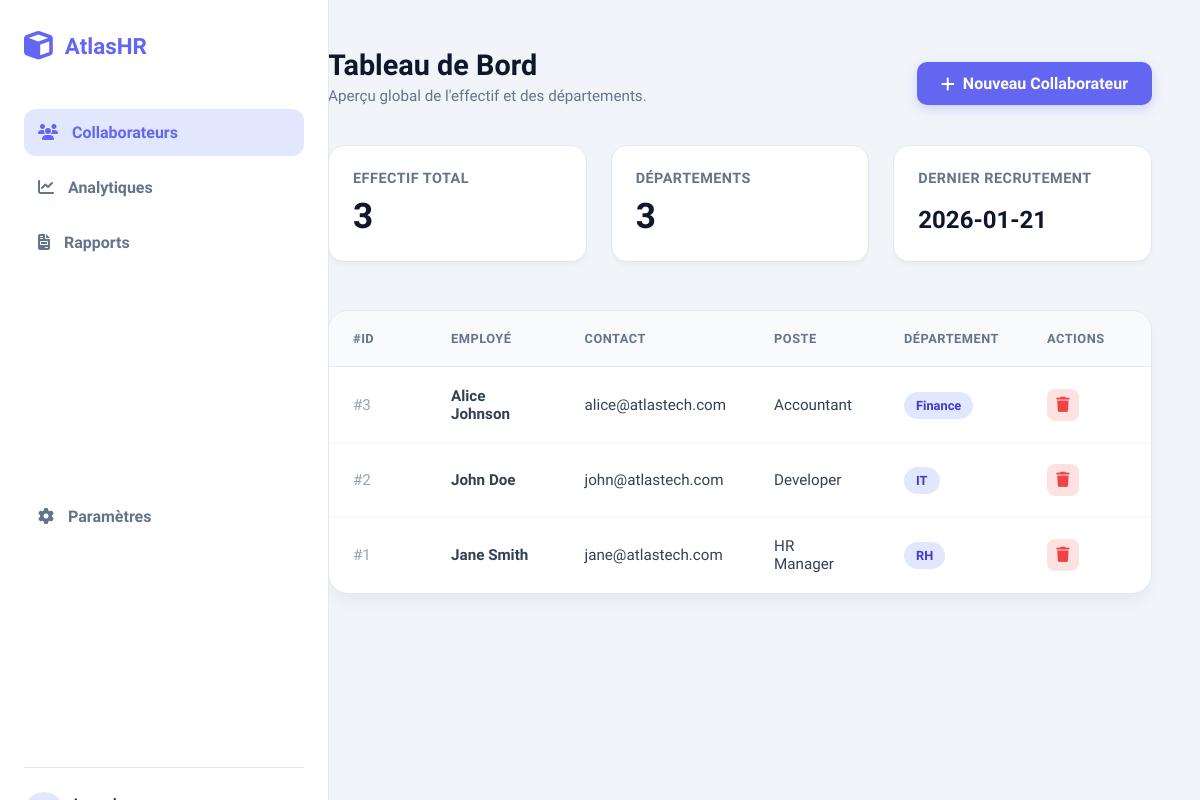
The app's page /index.php (signed in), older data.
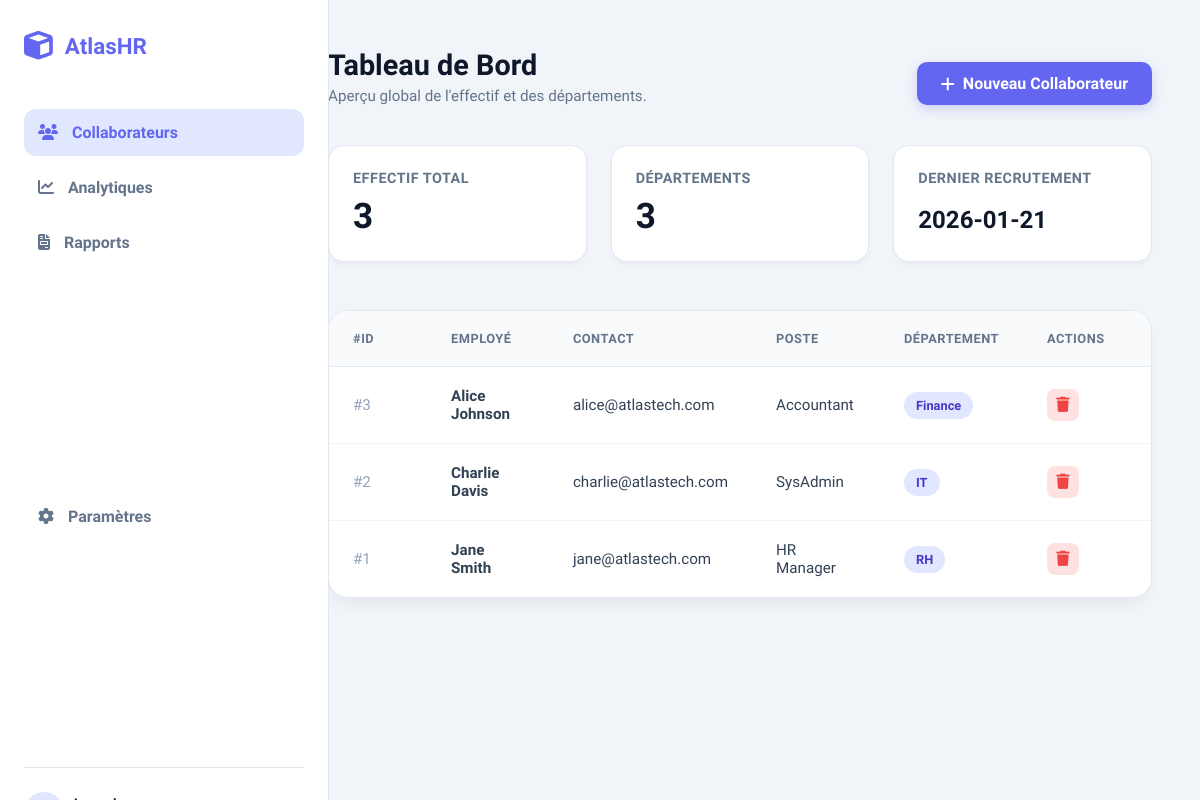
The same page, newer data.
### tables this page shows
CREATE TABLE employees (
    id INT AUTO_INCREMENT PRIMARY KEY,
    username VARCHAR(50) UNIQUE NOT NULL,
    password VARCHAR(255) NOT NULL,  
    first_name VARCHAR(50) NOT NULL,
    last_name VARCHAR(50) NOT NULL,
    email VARCHAR(100) NOT NULL,
    position VARCHAR(50) NOT NULL,
    department VARCHAR(50) NOT NULL,
    salary DECIMAL(10, 2),
    hired_date DATE DEFAULT CURRENT_DATE
);

### index.php (the view, shortened to what this page needs)
<?php
include 'db.php';
?>
<!DOCTYPE html>
<html lang="fr">
<head>
    <link href="https://cdnjs.cloudflare.com/ajax/libs/font-awesome/6.4.0/css/all.min.css" rel="stylesheet">
</head>
<body>
    <nav class="sidebar">
        <div class="brand">
            <i class="fas fa-cube"></i> AtlasHR
        </div>
        <a href="#" class="nav-link active">
            <i class="fas fa-users"></i>
            Collaborateurs
        </a>
        <a href="#" class="nav-link">
            <i class="fas fa-chart-line"></i>
            Analytiques
        </a>
        <a href="#" class="nav-link">
            <i class="fas fa-file-invoice"></i>
            Rapports
        </a>
        <a href="#" class="nav-link" style="margin-top:auto;">
            <i class="fas fa-cog"></i>
            Paramètres
        </a>
        <div class="user-block">
            <div class="user-info">
                <div class="user-avatar">
                </div>
            </div>
        </div>
    </nav>
    <main class="main-content">
        <div class="header">
            <div>
                <h1>Tableau de Bord</h1>
                <p class="subtitle">Aperçu global de l'effectif et des départements.</p>
            </div>
            <a href="create.php" class="btn-add">
                <i class="fas fa-plus"></i> Nouveau Collaborateur
            </a>
        </div>
        <?php
            $total_emp = $conn->query("SELECT count(*) as c FROM employees")->fetch_assoc()['c'];
            $total_depts = $conn->query("SELECT count(distinct department) as c FROM employees")->fetch_assoc()['c'];
            $latest_hire = $conn->query("SELECT hired_date FROM employees ORDER BY hired_date DESC LIMIT 1")->fetch_assoc()['hired_date'] ?? 'N/A';
        ?>
        <div class="stats-grid">
            <div class="stat-card">
                <div class="stat-meta">Effectif Total</div>
                <div class="stat-value"><?php echo $total_emp; ?></div>
            </div>
            <div class="stat-card">
                <div class="stat-meta">Départements</div>
                <div class="stat-value"><?php echo $total_depts; ?></div>
            </div>
            <div class="stat-card">
                <div class="stat-meta">Dernier Recrutement</div>
                <div class="stat-value" style="font-size:1.5rem; margin-top:1.2rem;"><?php echo $latest_hire; ?></div>
            </div>
        </div>
        <div class="table-wrapper">
            <table>
                <thead>
                    <tr>
                        <th width="50">#ID</th>
                        <th>Employé</th>
                        <th>Contact</th>
                        <th>Poste</th>
                        <th>Département</th>
                        <th width="80" class="text-end">Actions</th>
                    </tr>
                </thead>
                <tbody>
                    <?php
                    $sql = "SELECT * FROM employees ORDER BY id DESC";
                    $result = $conn->query($sql);
                    if ($result->num_rows > 0) {
                        while($row = $result->fetch_assoc()) {
                            echo "<tr>
                                <td style='color:#94a3b8;'>#" . $row["id"] . "</td>
                                <td>
                                    <div style='font-weight:700;'>" . $row["first_name"] . " " . $row["last_name"] . "</div>
                                </td>
                                <td>" . $row["email"] . "</td>
                                <td>" . $row["position"] . "</td>
                                <td><span class='badge'>" . $row["department"] . "</span></td>
                                <td>
                                    <a href='delete.php?id=" . $row["id"] . "' class='action-btn' onclick='return confirm(\"Supprimer cet employé ?\")'>
                                        <i class='fas fa-trash'></i>
                                    </a>
                                </td>
                            </tr>";
                        }
                    } else {
                        echo "<tr><td colspan='6' style='text-align:center; padding:2rem; color:#94a3b8;'>Aucun collaborateur trouvé.</td></tr>";
                    }
                    ?>
                </tbody>
            </table>
        </div>
    </main>
</body>
</html>

### index.php (style rules this page uses)
:root { --primary: #6366f1; --primary-light: #e0e7ff; --secondary: #64748b; --bg-body: #f1f5f9; --bg-card: #ffffff; --text-dark: #1e293b; --text-light: #64748b; --sidebar-width: 280px; }
body { font-family: 'Plus Jakarta Sans', sans-serif; background-color: var(--bg-body); margin: 0; display: flex; min-height: 100vh; color: var(--text-dark); }
.sidebar { width: var(--sidebar-width); background: #ffffff; border-right: 1px solid #e2e8f0; display: flex; flex-direction: column; position: fixed; height: 100vh; padding: 2rem 1.5rem; z-index: 100; }
.brand { display: flex; align-items: center; gap: 12px; font-size: 1.4rem; font-weight: 800; color: var(--primary); margin-bottom: 3rem; }
.brand i { font-size: 1.8rem; }
.nav-link { display: flex; align-items: center; gap: 14px; padding: 14px; color: var(--secondary); text-decoration: none; border-radius: 12px; font-weight: 600; margin-bottom: 0.5rem; transition: all 0.2s; }
.nav-link:hover, .nav-link.active { background-color: var(--primary-light); color: var(--primary); }
.user-block { margin-top: auto; border-top: 1px solid #e2e8f0; padding-top: 1.5rem; display: flex; align-items: center; justify-content: space-between; }
.user-info { display: flex; align-items: center; gap: 10px; }
.user-avatar { width: 40px; height: 40px; border-radius: 50%; background: var(--primary-light); color: var(--primary); display: flex; align-items: center; justify-content: center; font-weight: 700; }
.main-content { margin-left: var(--sidebar-width); flex: 1; padding: 3rem; }
.header { display: flex; justify-content: space-between; align-items: flex-end; margin-bottom: 2.5rem; }
h1 { margin: 0; font-size: 1.8rem; font-weight: 700; color: #0f172a; }
p.subtitle { margin: 5px 0 0; color: var(--text-light); font-size: 0.95rem; }
.btn-add { background: var(--primary); color: white; padding: 12px 24px; border-radius: 10px; text-decoration: none; font-weight: 600; display: inline-flex; align-items: center; gap: 8px; box-shadow: 0 4px 12px rgba(99, 102, 241, 0.25); transition: transform 0.2s; }
.stats-grid { display: grid; grid-template-columns: repeat(3, 1fr); gap: 1.5rem; margin-bottom: 3rem; }
.stat-card { background: white; padding: 1.5rem; border-radius: 16px; border: 1px solid #e2e8f0; box-shadow: 0 4px 6px -2px rgba(0, 0, 0, 0.05); }
.stat-meta { color: var(--text-light); font-size: 0.9rem; font-weight: 600; text-transform: uppercase; letter-spacing: 0.5px; }
.stat-value { font-size: 2.2rem; font-weight: 700; color: #0f172a; margin: 0.5rem 0 0; }
.table-wrapper { background: white; border-radius: 20px; box-shadow: 0 10px 15px -3px rgba(0, 0, 0, 0.05); overflow: hidden; border: 1px solid #e2e8f0; }
table { width: 100%; border-collapse: collapse; }
th { background: #f8fafc; text-align: left; padding: 1.25rem 1.5rem; font-size: 0.8rem; font-weight: 700; text-transform: uppercase; color: #64748b; letter-spacing: 0.5px; border-bottom: 1px solid #e2e8f0; }
td { padding: 1.25rem 1.5rem; border-bottom: 1px solid #f1f5f9; color: #334155; font-size: 0.95rem; font-weight: 500; }
tr:last-child td { border-bottom: none; }
.badge { background: #e0e7ff; color: #4338ca; padding: 6px 12px; border-radius: 20px; font-size: 0.8rem; font-weight: 700; }
.action-btn { width: 32px; height: 32px; border-radius: 8px; display: flex; align-items: center; justify-content: center; background: #fee2e2; color: #ef4444; text-decoration: none; transition: all 0.2s; }

Row changes from the older to the newer data that the page shows:
changed employees "IT": first_name "John" → "Charlie"; last_name "Doe" → "Davis"; email "john@atlastech.com" → "charlie@atlastech.com"; position "Developer" → "SysAdmin"
